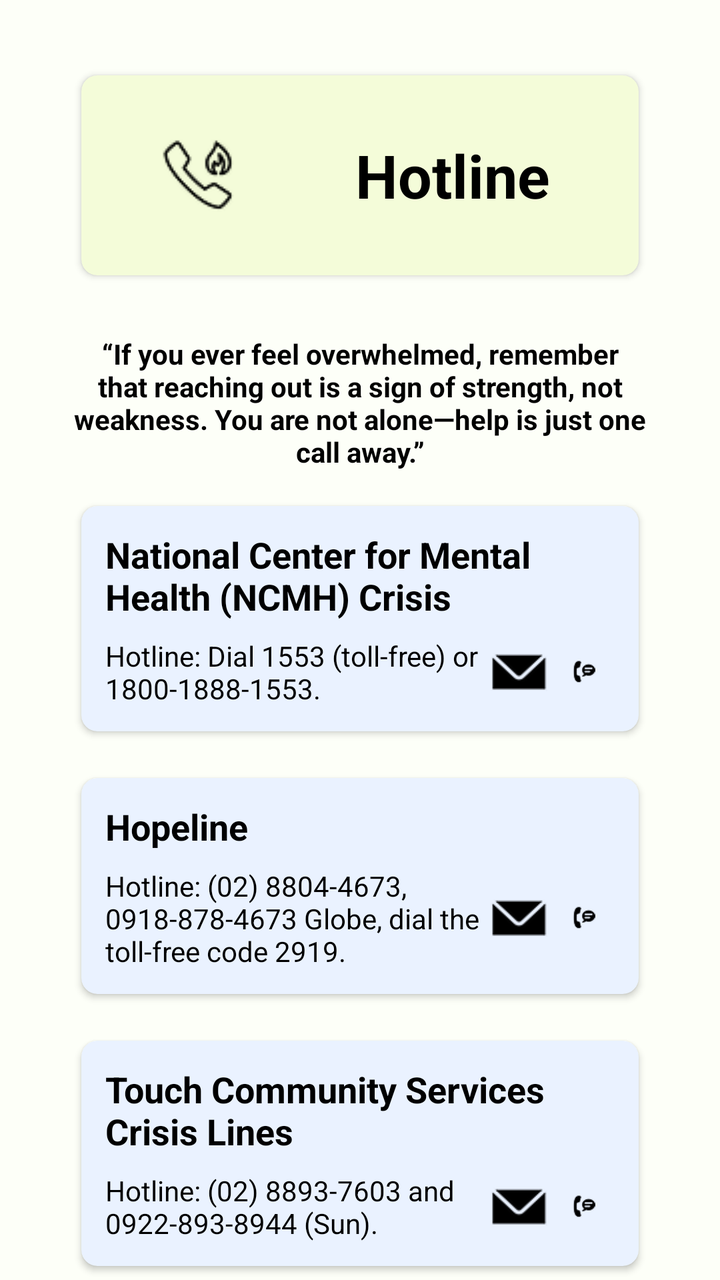
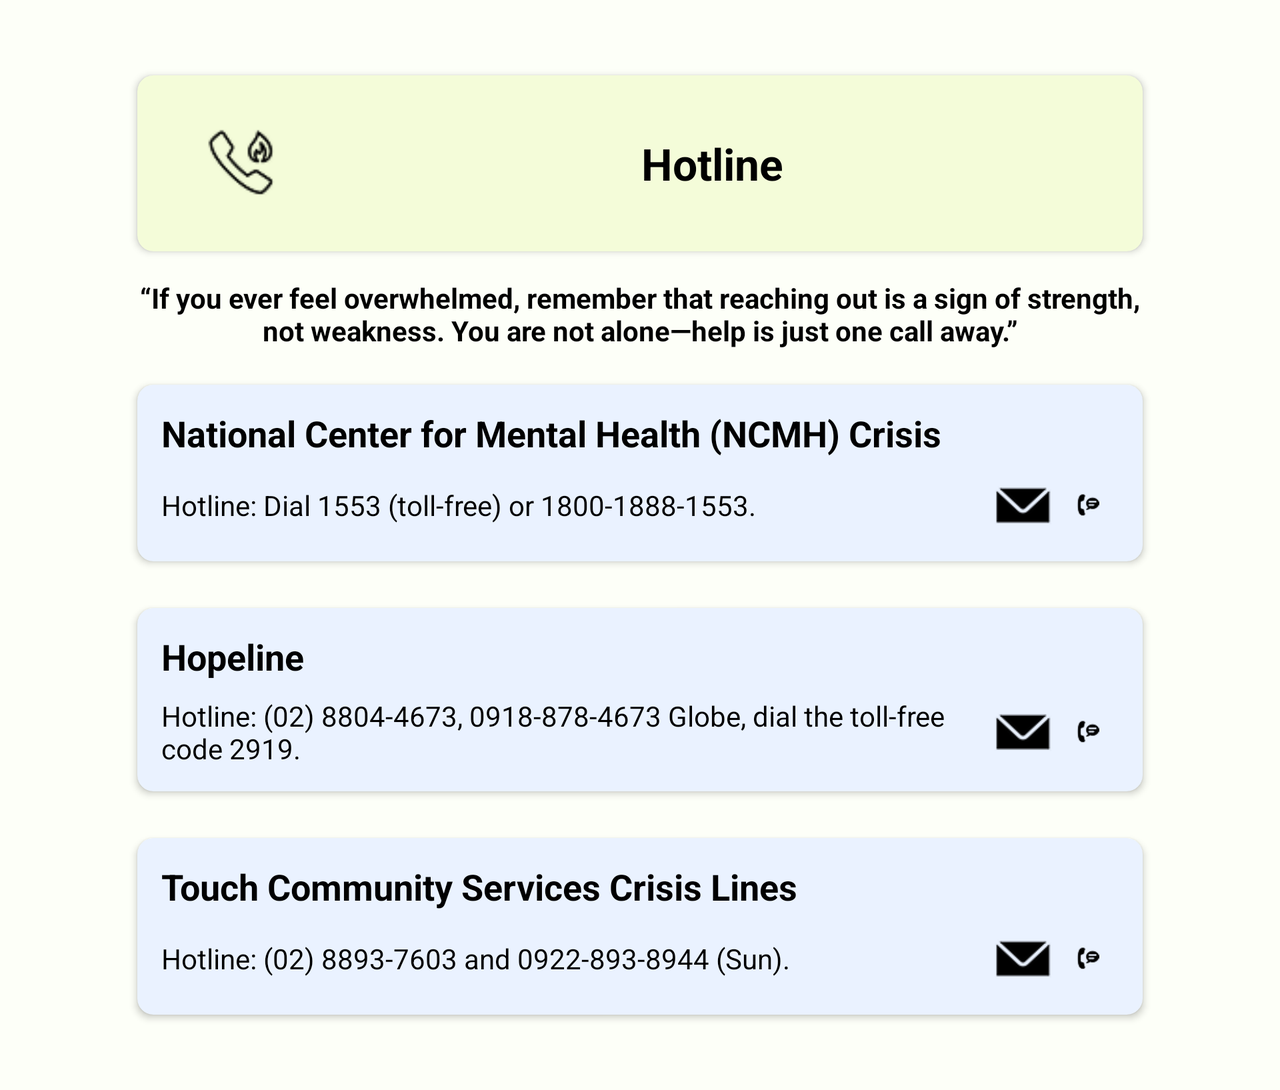

Two renders of one Android screen. The first uses the default layout on a phone; the second uses the alternative layout the repository ships for a different screen configuration, on a matching device. The two XML files are below.
<!-- AndroidManifest.xml: application theme Theme.MyApplication -->
<!-- res/layout/fragment_hotline.xml -->
<?xml version="1.0" encoding="utf-8"?>
<androidx.core.widget.NestedScrollView
    xmlns:android="http://schemas.android.com/apk/res/android"
    xmlns:app="http://schemas.android.com/apk/res-auto"
    xmlns:tools="http://schemas.android.com/tools"
    android:layout_width="match_parent"
    android:layout_height="match_parent"
    android:fillViewport="true"
    android:background="@color/background_light"
    tools:context=".ui.hotline.HotlineFragment">

    <androidx.constraintlayout.widget.ConstraintLayout
        android:layout_width="match_parent"
        android:layout_height="wrap_content">

        
        <androidx.constraintlayout.widget.Guideline
            android:id="@+id/verticalConstraint1"
            android:layout_width="wrap_content"
            android:layout_height="wrap_content"
            android:orientation="vertical"
            app:layout_constraintGuide_percent="0.10"/>

        <androidx.constraintlayout.widget.Guideline
            android:id="@+id/verticalConstraint2"
            android:layout_width="wrap_content"
            android:layout_height="wrap_content"
            android:orientation="vertical"
            app:layout_constraintGuide_percent="0.90"/>

        <androidx.constraintlayout.widget.Guideline
            android:id="@+id/horizontalConstraint1"
            android:layout_width="wrap_content"
            android:layout_height="wrap_content"
            android:orientation="horizontal"
            app:layout_constraintGuide_percent="0.05"/>

        
        <androidx.cardview.widget.CardView
            android:id="@+id/cardView"
            android:layout_width="0dp"
            android:layout_height="wrap_content"
            app:cardUseCompatPadding="true"
            app:cardCornerRadius="8dp"
            app:cardElevation="2dp"
            app:cardBackgroundColor="#F4FCD9"
            app:layout_constraintTop_toTopOf="@id/horizontalConstraint1"
            app:layout_constraintStart_toStartOf="@id/verticalConstraint1"
            app:layout_constraintEnd_toStartOf="@id/verticalConstraint2">

            <LinearLayout
                android:layout_width="match_parent"
                android:layout_height="100dp"
                android:orientation="horizontal"
                android:gravity="center_vertical"
                android:padding="12dp">

                <ImageView
                    android:id="@+id/imageView"
                    android:layout_width="93dp"
                    android:layout_height="match_parent"
                    android:scaleType="centerInside"
                    android:src="@drawable/hotline"
                    android:contentDescription="@string/cd_hotline_header" />

                <TextView
                    android:id="@+id/textWelcomeUser"
                    android:layout_width="0dp"
                    android:layout_height="match_parent"
                    android:layout_weight="1"
                    android:gravity="center"
                    android:text="@string/hotline_header"
                    android:textSize="30sp"
                    android:textStyle="bold" />
            </LinearLayout>
        </androidx.cardview.widget.CardView>

        <TextView
            android:id="@+id/textView1"
            android:layout_width="0dp"
            android:layout_height="wrap_content"
            android:layout_marginTop="24dp"
            android:text="@string/hotline_caption"
            android:textSize="14sp"
            android:textStyle="bold"
            android:gravity="center"
            app:layout_constraintTop_toBottomOf="@id/cardView"
            app:layout_constraintStart_toStartOf="@id/verticalConstraint1"
            app:layout_constraintEnd_toStartOf="@id/verticalConstraint2" />

        
        
        <androidx.cardview.widget.CardView
            android:id="@+id/cardContent1"
            android:layout_width="0dp"
            android:layout_height="wrap_content"
            android:layout_marginTop="12dp"
            app:cardCornerRadius="8dp"
            app:cardBackgroundColor="#EAF2FF"
            app:cardUseCompatPadding="true"
            app:layout_constraintTop_toBottomOf="@id/textView1"
            app:layout_constraintStart_toStartOf="@id/verticalConstraint1"
            app:layout_constraintEnd_toStartOf="@id/verticalConstraint2">

            <LinearLayout
                android:layout_width="match_parent"
                android:layout_height="wrap_content"
                android:orientation="vertical"
                android:padding="12dp">

                <TextView
                    android:id="@+id/textHeaderCard1"
                    android:layout_width="match_parent"
                    android:layout_height="wrap_content"
                    android:text="@string/hotline_ncmh_title"
                    android:textSize="18sp"
                    android:textStyle="bold" />

                <LinearLayout
                    android:layout_width="match_parent"
                    android:layout_height="wrap_content"
                    android:orientation="horizontal"
                    android:gravity="center_vertical"
                    android:paddingTop="8dp">

                    <TextView
                        android:id="@+id/textView13"
                        android:layout_width="0dp"
                        android:layout_height="wrap_content"
                        android:layout_weight="1"
                        android:text="@string/hotline_ncmh_detail" />

                    <ImageView
                        android:id="@+id/imageEmail"
                        android:layout_width="32dp"
                        android:layout_height="32dp"
                        android:src="@drawable/email"
                        android:contentDescription="@string/cd_email" />

                    <ImageView
                        android:id="@+id/imagePhone"
                        android:layout_width="32dp"
                        android:layout_height="32dp"
                        android:src="@drawable/phone"
                        android:contentDescription="@string/cd_phone" />
                </LinearLayout>
            </LinearLayout>
        </androidx.cardview.widget.CardView>

        
        <androidx.cardview.widget.CardView
            android:id="@+id/cardContent2"
            android:layout_width="0dp"
            android:layout_height="wrap_content"
            android:layout_marginTop="12dp"
            app:cardCornerRadius="8dp"
            app:cardBackgroundColor="#EAF2FF"
            app:cardUseCompatPadding="true"
            app:layout_constraintTop_toBottomOf="@id/cardContent1"
            app:layout_constraintStart_toStartOf="@id/verticalConstraint1"
            app:layout_constraintEnd_toStartOf="@id/verticalConstraint2">

            <LinearLayout
                android:layout_width="match_parent"
                android:layout_height="wrap_content"
                android:orientation="vertical"
                android:padding="12dp">

                <TextView
                    android:id="@+id/textHeaderCard2"
                    android:layout_width="match_parent"
                    android:layout_height="wrap_content"
                    android:text="@string/hotline_hopeline_title"
                    android:textSize="18sp"
                    android:textStyle="bold" />

                <LinearLayout
                    android:layout_width="match_parent"
                    android:layout_height="wrap_content"
                    android:orientation="horizontal"
                    android:gravity="center_vertical"
                    android:paddingTop="8dp">

                    <TextView
                        android:id="@+id/textView14"
                        android:layout_width="0dp"
                        android:layout_height="wrap_content"
                        android:layout_weight="1"
                        android:text="@string/hotline_hopeline_detail" />

                    <ImageView
                        android:id="@+id/imageEmail2"
                        android:layout_width="32dp"
                        android:layout_height="32dp"
                        android:src="@drawable/email"
                        android:contentDescription="@string/cd_email" />

                    <ImageView
                        android:id="@+id/imagePhone2"
                        android:layout_width="32dp"
                        android:layout_height="32dp"
                        android:src="@drawable/phone"
                        android:contentDescription="@string/cd_phone" />
                </LinearLayout>
            </LinearLayout>
        </androidx.cardview.widget.CardView>

        
        <androidx.cardview.widget.CardView
            android:id="@+id/cardContent3"
            android:layout_width="0dp"
            android:layout_height="wrap_content"
            android:layout_marginTop="12dp"
            android:layout_marginBottom="16dp"
            app:cardCornerRadius="8dp"
            app:cardBackgroundColor="#EAF2FF"
            app:cardUseCompatPadding="true"
            app:layout_constraintTop_toBottomOf="@id/cardContent2"
            app:layout_constraintStart_toStartOf="@id/verticalConstraint1"
            app:layout_constraintEnd_toStartOf="@id/verticalConstraint2">

            <LinearLayout
                android:layout_width="match_parent"
                android:layout_height="wrap_content"
                android:orientation="vertical"
                android:padding="12dp">

                <TextView
                    android:id="@+id/textHeaderCard3"
                    android:layout_width="match_parent"
                    android:layout_height="wrap_content"
                    android:text="@string/hotline_touch_title"
                    android:textSize="18sp"
                    android:textStyle="bold" />

                <LinearLayout
                    android:layout_width="match_parent"
                    android:layout_height="wrap_content"
                    android:orientation="horizontal"
                    android:gravity="center_vertical"
                    android:paddingTop="8dp">

                    <TextView
                        android:id="@+id/textView15"
                        android:layout_width="0dp"
                        android:layout_height="wrap_content"
                        android:layout_weight="1"
                        android:text="@string/hotline_touch_detail" />

                    <ImageView
                        android:id="@+id/imageEmail3"
                        android:layout_width="32dp"
                        android:layout_height="32dp"
                        android:src="@drawable/email"
                        android:contentDescription="@string/cd_email" />

                    <ImageView
                        android:id="@+id/imagePhone3"
                        android:layout_width="32dp"
                        android:layout_height="32dp"
                        android:src="@drawable/phone"
                        android:contentDescription="@string/cd_phone" />
                </LinearLayout>
            </LinearLayout>
        </androidx.cardview.widget.CardView>

    </androidx.constraintlayout.widget.ConstraintLayout>
</androidx.core.widget.NestedScrollView>
<!-- resources referenced by this layout -->
<resources>
  <color name="background_light">#FDFFF8</color>
  <!-- drawable email: png bitmap (drawable, 740 bytes) -->
  <!-- drawable hotline: png bitmap (drawable, 1261 bytes) -->
  <!-- drawable phone: png bitmap (drawable, 668 bytes) -->
  <string name="cd_email">Email</string>
  <string name="cd_hotline_header">Hotline icon</string>
  <string name="cd_phone">Phone</string>
  <string name="hotline_caption">“If you ever feel overwhelmed, remember that reaching out is a sign of strength, not weakness. You are not alone—help is just one call away.”</string>
  <string name="hotline_header">Hotline</string>
  <string name="hotline_hopeline_detail">Hotline: (02) 8804-4673, 0918-878-4673 Globe, dial the toll-free code 2919.</string>
  <string name="hotline_hopeline_title">Hopeline</string>
  <string name="hotline_ncmh_detail">Hotline: Dial 1553 (toll-free) or 1800-1888-1553.</string>
  <string name="hotline_ncmh_title">National Center for Mental Health (NCMH) Crisis</string>
  <string name="hotline_touch_detail">Hotline: (02) 8893-7603 and 0922-893-8944 (Sun).</string>
  <string name="hotline_touch_title">Touch Community Services Crisis Lines</string>
  <style name="Theme.MyApplication" parent="Base.Theme.MyApplication" />
  <style name="Base.Theme.MyApplication" parent="Theme.Material3.DayNight.NoActionBar">
          
          
          <item name="android:textColor">@color/black</item>
      </style>
  <color name="black">#FF000000</color>
</resources>
<!-- res/layout-land/fragment_hotline.xml (the repository's variant of the layout above) -->
<!-- drawn on the phone turned sideways -->
<?xml version="1.0" encoding="utf-8"?>
<androidx.core.widget.NestedScrollView
    xmlns:android="http://schemas.android.com/apk/res/android"
    xmlns:app="http://schemas.android.com/apk/res-auto"
    xmlns:tools="http://schemas.android.com/tools"
    android:layout_width="match_parent"
    android:layout_height="match_parent"
    android:fillViewport="true"
    android:scrollbars="vertical"
    android:overScrollMode="always"
    android:isScrollContainer="true"
    android:clipToPadding="false"
    android:paddingTop="16dp"
    android:paddingBottom="16dp"
    android:background="@color/background_light"
    tools:context=".ui.hotline.HotlineFragment">

    <androidx.constraintlayout.widget.ConstraintLayout
        android:layout_width="match_parent"
        android:layout_height="wrap_content">

        
        <androidx.constraintlayout.widget.Guideline
            android:id="@+id/verticalConstraint1"
            android:orientation="vertical"
            android:layout_width="wrap_content"
            android:layout_height="wrap_content"
            app:layout_constraintGuide_percent="0.10"/>

        <androidx.constraintlayout.widget.Guideline
            android:id="@+id/verticalConstraint2"
            android:orientation="vertical"
            android:layout_width="wrap_content"
            android:layout_height="wrap_content"
            app:layout_constraintGuide_percent="0.90"/>

        
        <androidx.cardview.widget.CardView
            android:id="@+id/cardView"
            android:layout_width="0dp"
            android:layout_height="wrap_content"
            android:layout_marginTop="16dp"
            app:cardBackgroundColor="#F4FCD9"
            app:layout_constraintTop_toTopOf="parent"
            app:layout_constraintStart_toStartOf="@id/verticalConstraint1"
            app:layout_constraintEnd_toStartOf="@id/verticalConstraint2"
            app:layout_constraintWidth_max="900dp"
            app:cardUseCompatPadding="true"
            app:cardCornerRadius="8dp"
            app:cardElevation="2dp">

            <LinearLayout
                android:layout_width="match_parent"
                android:layout_height="88dp"
                android:orientation="horizontal"
                android:gravity="center_vertical"
                android:padding="16dp">

                <ImageView
                    android:id="@+id/imageView"
                    android:layout_width="72dp"
                    android:layout_height="match_parent"
                    android:scaleType="centerInside"
                    android:src="@drawable/hotline"
                    android:contentDescription="@string/cd_hotline_header" />

                <TextView
                    android:id="@+id/textWelcomeUser"
                    android:layout_width="0dp"
                    android:layout_height="match_parent"
                    android:layout_weight="1"
                    android:gravity="center"
                    android:text="@string/hotline_header"
                    android:textSize="22sp"
                    android:textStyle="bold" />
            </LinearLayout>
        </androidx.cardview.widget.CardView>

        <TextView
            android:id="@+id/textView1"
            android:layout_width="0dp"
            android:layout_height="wrap_content"
            android:layout_marginTop="8dp"
            android:gravity="center"
            android:text="@string/hotline_caption"
            android:textSize="14sp"
            android:textStyle="bold"
            app:layout_constraintStart_toStartOf="@id/verticalConstraint1"
            app:layout_constraintEnd_toStartOf="@id/verticalConstraint2"
            app:layout_constraintTop_toBottomOf="@id/cardView"
            app:layout_constraintWidth_max="900dp" />

        
        <androidx.cardview.widget.CardView
            android:id="@+id/cardContent1"
            android:layout_width="0dp"
            android:layout_height="wrap_content"
            android:layout_marginTop="12dp"
            app:cardCornerRadius="8dp"
            app:cardBackgroundColor="#EAF2FF"
            app:cardUseCompatPadding="true"
            app:layout_constraintStart_toStartOf="@id/verticalConstraint1"
            app:layout_constraintEnd_toStartOf="@id/verticalConstraint2"
            app:layout_constraintTop_toBottomOf="@id/textView1"
            app:layout_constraintWidth_max="900dp">

            <LinearLayout
                android:layout_width="match_parent"
                android:layout_height="wrap_content"
                android:orientation="vertical"
                android:padding="12dp">

                <TextView
                    android:id="@+id/textHeaderCard1"
                    android:layout_width="match_parent"
                    android:layout_height="wrap_content"
                    android:text="@string/hotline_ncmh_title"
                    android:textSize="18sp"
                    android:textStyle="bold" />

                <LinearLayout
                    android:layout_width="match_parent"
                    android:layout_height="wrap_content"
                    android:orientation="horizontal"
                    android:gravity="center_vertical"
                    android:paddingTop="8dp">

                    <TextView
                        android:id="@+id/textView13"
                        android:layout_width="0dp"
                        android:layout_height="wrap_content"
                        android:layout_weight="1"
                        android:text="@string/hotline_ncmh_detail" />

                    <ImageView
                        android:id="@+id/imageEmail"
                        android:layout_width="32dp"
                        android:layout_height="32dp"
                        android:src="@drawable/email"
                        android:contentDescription="@string/cd_email" />

                    <ImageView
                        android:id="@+id/imagePhone"
                        android:layout_width="32dp"
                        android:layout_height="32dp"
                        android:src="@drawable/phone"
                        android:contentDescription="@string/cd_phone" />
                </LinearLayout>
            </LinearLayout>
        </androidx.cardview.widget.CardView>

        
        <androidx.cardview.widget.CardView
            android:id="@+id/cardContent2"
            android:layout_width="0dp"
            android:layout_height="wrap_content"
            android:layout_marginTop="12dp"
            app:cardCornerRadius="8dp"
            app:cardBackgroundColor="#EAF2FF"
            app:cardUseCompatPadding="true"
            app:layout_constraintStart_toStartOf="@id/verticalConstraint1"
            app:layout_constraintEnd_toStartOf="@id/verticalConstraint2"
            app:layout_constraintTop_toBottomOf="@id/cardContent1"
            app:layout_constraintWidth_max="900dp">

            <LinearLayout
                android:layout_width="match_parent"
                android:layout_height="wrap_content"
                android:orientation="vertical"
                android:padding="12dp">

                <TextView
                    android:id="@+id/textHeaderCard2"
                    android:layout_width="match_parent"
                    android:layout_height="wrap_content"
                    android:text="@string/hotline_hopeline_title"
                    android:textSize="18sp"
                    android:textStyle="bold" />

                <LinearLayout
                    android:layout_width="match_parent"
                    android:layout_height="wrap_content"
                    android:orientation="horizontal"
                    android:gravity="center_vertical"
                    android:paddingTop="8dp">

                    <TextView
                        android:id="@+id/textView14"
                        android:layout_width="0dp"
                        android:layout_height="wrap_content"
                        android:layout_weight="1"
                        android:text="@string/hotline_hopeline_detail" />

                    <ImageView
                        android:id="@+id/imageEmail2"
                        android:layout_width="32dp"
                        android:layout_height="32dp"
                        android:src="@drawable/email"
                        android:contentDescription="@string/cd_email" />

                    <ImageView
                        android:id="@+id/imagePhone2"
                        android:layout_width="32dp"
                        android:layout_height="32dp"
                        android:src="@drawable/phone"
                        android:contentDescription="@string/cd_phone" />
                </LinearLayout>
            </LinearLayout>
        </androidx.cardview.widget.CardView>

        
        <androidx.cardview.widget.CardView
            android:id="@+id/cardContent3"
            android:layout_width="0dp"
            android:layout_height="wrap_content"
            android:layout_marginTop="12dp"
            android:layout_marginBottom="16dp"
            app:cardCornerRadius="8dp"
            app:cardBackgroundColor="#EAF2FF"
            app:cardUseCompatPadding="true"
            app:layout_constraintStart_toStartOf="@id/verticalConstraint1"
            app:layout_constraintEnd_toStartOf="@id/verticalConstraint2"
            app:layout_constraintTop_toBottomOf="@id/cardContent2"
            app:layout_constraintBottom_toBottomOf="parent"
            app:layout_constraintWidth_max="900dp">

            <LinearLayout
                android:layout_width="match_parent"
                android:layout_height="wrap_content"
                android:orientation="vertical"
                android:padding="12dp">

                <TextView
                    android:id="@+id/textHeaderCard3"
                    android:layout_width="match_parent"
                    android:layout_height="wrap_content"
                    android:text="@string/hotline_touch_title"
                    android:textSize="18sp"
                    android:textStyle="bold" />

                <LinearLayout
                    android:layout_width="match_parent"
                    android:layout_height="wrap_content"
                    android:orientation="horizontal"
                    android:gravity="center_vertical"
                    android:paddingTop="8dp">

                    <TextView
                        android:id="@+id/textView15"
                        android:layout_width="0dp"
                        android:layout_height="wrap_content"
                        android:layout_weight="1"
                        android:text="@string/hotline_touch_detail" />

                    <ImageView
                        android:id="@+id/imageEmail3"
                        android:layout_width="32dp"
                        android:layout_height="32dp"
                        android:src="@drawable/email"
                        android:contentDescription="@string/cd_email" />

                    <ImageView
                        android:id="@+id/imagePhone3"
                        android:layout_width="32dp"
                        android:layout_height="32dp"
                        android:src="@drawable/phone"
                        android:contentDescription="@string/cd_phone" />
                </LinearLayout>
            </LinearLayout>
        </androidx.cardview.widget.CardView>

    </androidx.constraintlayout.widget.ConstraintLayout>
</androidx.core.widget.NestedScrollView>
